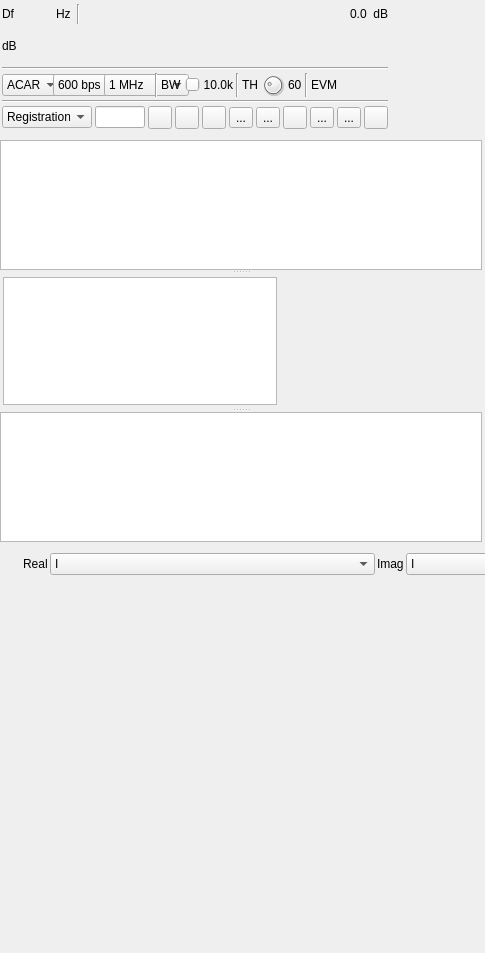
<?xml version="1.0" encoding="UTF-8"?>
<ui version="4.0">
 <class>AcarsDemodGUI</class>
 <widget class="RollupContents" name="AcarsDemodGUI">
  <property name="geometry">
   <rect>
    <x>0</x>
    <y>0</y>
    <width>485</width>
    <height>953</height>
   </rect>
  </property>
  <property name="sizePolicy">
   <sizepolicy hsizetype="Expanding" vsizetype="Expanding">
    <horstretch>0</horstretch>
    <verstretch>0</verstretch>
   </sizepolicy>
  </property>
  <property name="minimumSize">
   <size>
    <width>352</width>
    <height>0</height>
   </size>
  </property>
  <property name="font">
   <font>
    <pointsize>9</pointsize>
   </font>
  </property>
  <property name="focusPolicy">
   <enum>Qt::FocusPolicy::StrongFocus</enum>
  </property>
  <property name="windowTitle">
   <string>ACARS Demodulator</string>
  </property>
  <property name="statusTip">
   <string>ACARS Demodulator</string>
  </property>
  <widget class="QWidget" name="settingsContainer" native="true">
   <property name="geometry">
    <rect>
     <x>0</x>
     <y>0</y>
     <width>390</width>
     <height>131</height>
    </rect>
   </property>
   <property name="minimumSize">
    <size>
     <width>350</width>
     <height>0</height>
    </size>
   </property>
   <property name="windowTitle">
    <string>Settings</string>
   </property>
   <layout class="QVBoxLayout" name="verticalLayout">
    <property name="spacing">
     <number>3</number>
    </property>
    <property name="leftMargin">
     <number>2</number>
    </property>
    <property name="topMargin">
     <number>2</number>
    </property>
    <property name="rightMargin">
     <number>2</number>
    </property>
    <property name="bottomMargin">
     <number>2</number>
    </property>
    <item>
     <layout class="QHBoxLayout" name="powLayout">
      <property name="topMargin">
       <number>2</number>
      </property>
      <item>
       <widget class="QLabel" name="deltaFrequencyLabel">
        <property name="minimumSize">
         <size>
          <width>16</width>
          <height>0</height>
         </size>
        </property>
        <property name="text">
         <string>Df</string>
        </property>
       </widget>
      </item>
      <item>
       <widget class="ValueDialZ" name="deltaFrequency" native="true">
        <property name="sizePolicy">
         <sizepolicy hsizetype="Maximum" vsizetype="Maximum">
          <horstretch>0</horstretch>
          <verstretch>0</verstretch>
         </sizepolicy>
        </property>
        <property name="minimumSize">
         <size>
          <width>32</width>
          <height>16</height>
         </size>
        </property>
        <property name="font">
         <font>
          <pointsize>12</pointsize>
         </font>
        </property>
        <property name="cursor">
         <cursorShape>PointingHandCursor</cursorShape>
        </property>
        <property name="focusPolicy">
         <enum>Qt::FocusPolicy::StrongFocus</enum>
        </property>
        <property name="toolTip">
         <string>Demod shift frequency from center in Hz</string>
        </property>
       </widget>
      </item>
      <item>
       <widget class="QLabel" name="deltaUnits">
        <property name="text">
         <string>Hz </string>
        </property>
       </widget>
      </item>
      <item>
       <widget class="Line" name="line">
        <property name="orientation">
         <enum>Qt::Orientation::Vertical</enum>
        </property>
       </widget>
      </item>
      <item>
       <spacer name="horizontalSpacer">
        <property name="orientation">
         <enum>Qt::Orientation::Horizontal</enum>
        </property>
        <property name="sizeHint" stdset="0">
         <size>
          <width>40</width>
          <height>20</height>
         </size>
        </property>
       </spacer>
      </item>
      <item>
       <layout class="QHBoxLayout" name="channelPowerLayout">
        <item>
         <widget class="QLabel" name="channelPower">
          <property name="toolTip">
           <string>Channel power</string>
          </property>
          <property name="layoutDirection">
           <enum>Qt::LayoutDirection::RightToLeft</enum>
          </property>
          <property name="text">
           <string>0.0</string>
          </property>
         </widget>
        </item>
        <item>
         <widget class="QLabel" name="channelPowerUnits">
          <property name="text">
           <string> dB</string>
          </property>
         </widget>
        </item>
       </layout>
      </item>
     </layout>
    </item>
    <item>
     <layout class="QHBoxLayout" name="powerLayout">
      <item>
       <widget class="QLabel" name="channelPowerMeterUnits">
        <property name="text">
         <string>dB</string>
        </property>
       </widget>
      </item>
      <item>
       <widget class="LevelMeterSignalDB" name="channelPowerMeter" native="true">
        <property name="sizePolicy">
         <sizepolicy hsizetype="Expanding" vsizetype="MinimumExpanding">
          <horstretch>0</horstretch>
          <verstretch>0</verstretch>
         </sizepolicy>
        </property>
        <property name="minimumSize">
         <size>
          <width>0</width>
          <height>24</height>
         </size>
        </property>
        <property name="font">
         <font>
          <pointsize>8</pointsize>
         </font>
        </property>
        <property name="toolTip">
         <string>Level meter (dB) top trace: average, bottom trace: instantaneous peak, tip: peak hold</string>
        </property>
       </widget>
      </item>
     </layout>
    </item>
    <item>
     <widget class="Line" name="line_5">
      <property name="orientation">
       <enum>Qt::Orientation::Horizontal</enum>
      </property>
     </widget>
    </item>
    <item>
     <layout class="QHBoxLayout" name="phySettingsLayout">
      <item>
       <widget class="QComboBox" name="mode">
        <property name="minimumSize">
         <size>
          <width>60</width>
          <height>0</height>
         </size>
        </property>
        <property name="toolTip">
         <string>Mode: ACARS (2400 baud MSK), VDL Mode 2 (10500 baud D8PSK), HFDL (1800 baud PSK; tune to the published channel frequency) Aero (Inmarsat Classic Aero, L band satellite) or Iridium (L band satellite, burst DQPSK - prototype: ring alert and short burst data frames are decoded, ACARS reassembly untested)</string>
        </property>
        <item>
         <property name="text">
          <string>ACARS</string>
         </property>
        </item>
        <item>
         <property name="text">
          <string>VDL-2</string>
         </property>
        </item>
        <item>
         <property name="text">
          <string>HFDL</string>
         </property>
        </item>
        <item>
         <property name="text">
          <string>Aero</string>
         </property>
        </item>
        <item>
         <property name="text">
          <string>Iridium</string>
         </property>
        </item>
       </widget>
      </item>
      <item>
       <widget class="QComboBox" name="aeroChannel">
        <property name="minimumSize">
         <size>
          <width>85</width>
          <height>0</height>
         </size>
        </property>
        <property name="toolTip">
         <string>Aero rate and channel. Unlike HFDL these are properties of the frequency tuned, not something the receiver can detect. P is the ground station's continuous stream, R and T are bursts from the aircraft.</string>
        </property>
        <item>
         <property name="text">
          <string>600 bps P</string>
         </property>
        </item>
        <item>
         <property name="text">
          <string>1200 bps P</string>
         </property>
        </item>
        <item>
         <property name="text">
          <string>10500 bps P</string>
         </property>
        </item>
        <item>
         <property name="text">
          <string>600 bps R</string>
         </property>
        </item>
        <item>
         <property name="text">
          <string>1200 bps R</string>
         </property>
        </item>
        <item>
         <property name="text">
          <string>600 bps T</string>
         </property>
        </item>
        <item>
         <property name="text">
          <string>1200 bps T</string>
         </property>
        </item>
       </widget>
      </item>
      <item>
       <widget class="QComboBox" name="iridiumBandwidth">
        <property name="minimumSize">
         <size>
          <width>85</width>
          <height>0</height>
         </size>
        </property>
        <property name="toolTip">
         <string>How much of the band the Iridium scanner covers. Iridium assigns a duplex channel when a call is set up, out of about 240 across 7 MHz, so watching a single channel sees only a few percent of the traffic. The whole width is split into channels and a receiver run on each, which costs proportionally more CPU. There is no point choosing a width the device cannot supply.</string>
        </property>
        <item>
         <property name="text">
          <string>1 MHz</string>
         </property>
        </item>
        <item>
         <property name="text">
          <string>2 MHz</string>
         </property>
        </item>
        <item>
         <property name="text">
          <string>4 MHz</string>
         </property>
        </item>
        <item>
         <property name="text">
          <string>8 MHz</string>
         </property>
        </item>
       </widget>
      </item>
      <item>
       <spacer name="horizontalSpacer_2">
        <property name="orientation">
         <enum>Qt::Orientation::Horizontal</enum>
        </property>
        <property name="sizeHint" stdset="0">
         <size>
          <width>40</width>
          <height>20</height>
         </size>
        </property>
       </spacer>
      </item>
      <item>
       <widget class="Line" name="line_4">
        <property name="orientation">
         <enum>Qt::Orientation::Vertical</enum>
        </property>
       </widget>
      </item>
      <item>
       <widget class="QLabel" name="rfBWLabel">
        <property name="text">
         <string>BW</string>
        </property>
       </widget>
      </item>
      <item>
       <widget class="QSlider" name="rfBW">
        <property name="sizePolicy">
         <sizepolicy hsizetype="Expanding" vsizetype="Minimum">
          <horstretch>0</horstretch>
          <verstretch>0</verstretch>
         </sizepolicy>
        </property>
        <property name="minimumSize">
         <size>
          <width>0</width>
          <height>0</height>
         </size>
        </property>
        <property name="toolTip">
         <string>RF bandwidth</string>
        </property>
        <property name="minimum">
         <number>10</number>
        </property>
        <property name="maximum">
         <number>400</number>
        </property>
        <property name="pageStep">
         <number>1</number>
        </property>
        <property name="value">
         <number>100</number>
        </property>
        <property name="orientation">
         <enum>Qt::Orientation::Horizontal</enum>
        </property>
       </widget>
      </item>
      <item>
       <widget class="QLabel" name="rfBWText">
        <property name="minimumSize">
         <size>
          <width>30</width>
          <height>0</height>
         </size>
        </property>
        <property name="text">
         <string>10.0k</string>
        </property>
        <property name="alignment">
         <set>Qt::AlignmentFlag::AlignRight|Qt::AlignmentFlag::AlignTrailing|Qt::AlignmentFlag::AlignVCenter</set>
        </property>
       </widget>
      </item>
      <item>
       <widget class="Line" name="line_2">
        <property name="orientation">
         <enum>Qt::Orientation::Vertical</enum>
        </property>
       </widget>
      </item>
      <item>
       <widget class="QLabel" name="thresholdLabel">
        <property name="text">
         <string>TH</string>
        </property>
       </widget>
      </item>
      <item>
       <widget class="QDial" name="threshold">
        <property name="maximumSize">
         <size>
          <width>24</width>
          <height>24</height>
         </size>
        </property>
        <property name="toolTip">
         <string>Pre-key detection threshold, as depth of 2400 Hz modulation (hundredths)</string>
        </property>
        <property name="minimum">
         <number>0</number>
        </property>
        <property name="maximum">
         <number>100</number>
        </property>
        <property name="singleStep">
         <number>1</number>
        </property>
        <property name="pageStep">
         <number>5</number>
        </property>
        <property name="value">
         <number>25</number>
        </property>
       </widget>
      </item>
      <item>
       <widget class="QLabel" name="thresholdText">
        <property name="text">
         <string>60</string>
        </property>
       </widget>
      </item>
      <item>
       <widget class="Line" name="line_7">
        <property name="orientation">
         <enum>Qt::Orientation::Vertical</enum>
        </property>
       </widget>
      </item>
      <item>
       <widget class="QLabel" name="qualityLabel">
        <property name="text">
         <string>EVM</string>
        </property>
       </widget>
      </item>
      <item>
       <widget class="QLabel" name="quality">
        <property name="minimumSize">
         <size>
          <width>90</width>
          <height>0</height>
         </size>
        </property>
        <property name="toolTip">
         <string>Aero link quality, averaged over the last few seconds. EVM is the RMS error vector magnitude of the coherent detector, from the in-phase component only - the quadrature axis of an MSK symbol carries the other arm's crosstalk and says nothing about signal quality. SU is the fraction of signal units whose CRC passes, which is what actually decides whether a message can be reassembled: a ten unit message needs every one of them</string>
        </property>
        <property name="text">
         <string/>
        </property>
       </widget>
      </item>
     </layout>
    </item>
    <item>
     <widget class="Line" name="line_3">
      <property name="orientation">
       <enum>Qt::Orientation::Horizontal</enum>
      </property>
     </widget>
    </item>
    <item>
     <layout class="QHBoxLayout" name="filterLayout">
      <item>
       <widget class="QComboBox" name="filter">
        <property name="minimumSize">
         <size>
          <width>90</width>
          <height>0</height>
         </size>
        </property>
        <property name="toolTip">
         <string>Column to filter</string>
        </property>
        <item>
         <property name="text">
          <string>Registration</string>
         </property>
        </item>
        <item>
         <property name="text">
          <string>Flight</string>
         </property>
        </item>
        <item>
         <property name="text">
          <string>Label</string>
         </property>
        </item>
        <item>
         <property name="text">
          <string>Message</string>
         </property>
        </item>
       </widget>
      </item>
      <item>
       <widget class="QLineEdit" name="filterPattern">
        <property name="toolTip">
         <string>Display only messages where the selected column matches the specified regular expression</string>
        </property>
        <property name="text">
         <string/>
        </property>
       </widget>
      </item>
      <item>
       <spacer name="horizontalSpacer_3">
        <property name="orientation">
         <enum>Qt::Orientation::Horizontal</enum>
        </property>
        <property name="sizeHint" stdset="0">
         <size>
          <width>40</width>
          <height>20</height>
         </size>
        </property>
       </spacer>
      </item>
      <item>
       <widget class="ButtonSwitch" name="udpEnabled">
        <property name="toolTip">
         <string>Forward received packets over UDP. Right click to set the destination address and port</string>
        </property>
        <property name="text">
         <string/>
        </property>
        <property name="icon">
         <iconset resource="acarsdemodicons.qrc">
          <normaloff>:/icons/forward.png</normaloff>:/icons/forward.png</iconset>
        </property>
        <property name="checkable">
         <bool>true</bool>
        </property>
       </widget>
      </item>
      <item>
       <widget class="ButtonSwitch" name="noInfo">
        <property name="toolTip">
         <string>Hide frames that carry no usable information: VDL-2 supervisory and link management responses (RR, RNR, REJ, SREJ, DM, DISC, UA, FRMR, U) and Aero satellite housekeeping (system tables, EIRP table, fill-in and reserved signal units). Checked by default. Uncheck to show every frame received, including those already hidden</string>
        </property>
        <property name="text">
         <string/>
        </property>
        <property name="icon">
         <iconset resource="../../../sdrgui/resources/res.qrc">
          <normaloff>:/hide.png</normaloff>:/hide.png</iconset>
        </property>
        <property name="checkable">
         <bool>true</bool>
        </property>
       </widget>
      </item>
      <item>
       <widget class="ButtonSwitch" name="displayChart">
        <property name="toolTip">
         <string>Display chart of frames received per second. Right click to clear the data</string>
        </property>
        <property name="text">
         <string/>
        </property>
        <property name="icon">
         <iconset resource="acarsdemodicons.qrc">
          <normaloff>:/icons/chart.png</normaloff>:/icons/chart.png</iconset>
        </property>
        <property name="checkable">
         <bool>true</bool>
        </property>
       </widget>
      </item>
      <item>
       <widget class="QToolButton" name="gsTable">
        <property name="toolTip">
         <string>Display HFDL ground stations and their frequencies, as heard in squitters. Right click a row to find the station on the Map or tune to its frequency</string>
        </property>
        <property name="text">
         <string>...</string>
        </property>
        <property name="icon">
         <iconset resource="acarsdemodicons.qrc">
          <normaloff>:/icons/gs.png</normaloff>:/icons/gs.png</iconset>
        </property>
       </widget>
      </item>
      <item>
       <widget class="QToolButton" name="getOSNDB">
        <property name="toolTip">
         <string>Download the latest aircraft database (45MB)</string>
        </property>
        <property name="text">
         <string>...</string>
        </property>
        <property name="icon">
         <iconset resource="acarsdemodicons.qrc">
          <normaloff>:/icons/aircraft.png</normaloff>:/icons/aircraft.png</iconset>
        </property>
       </widget>
      </item>
      <item>
       <widget class="ButtonSwitch" name="logEnable">
        <property name="maximumSize">
         <size>
          <width>24</width>
          <height>16777215</height>
         </size>
        </property>
        <property name="toolTip">
         <string>Start/stop logging of received messages to .csv file</string>
        </property>
        <property name="text">
         <string/>
        </property>
        <property name="icon">
         <iconset resource="../../../sdrgui/resources/res.qrc">
          <normaloff>:/record_off.png</normaloff>:/record_off.png</iconset>
        </property>
       </widget>
      </item>
      <item>
       <widget class="QToolButton" name="logFilename">
        <property name="toolTip">
         <string>Set log .csv filename</string>
        </property>
        <property name="text">
         <string>...</string>
        </property>
        <property name="icon">
         <iconset resource="../../../sdrgui/resources/res.qrc">
          <normaloff>:/save.png</normaloff>:/save.png</iconset>
        </property>
        <property name="checkable">
         <bool>false</bool>
        </property>
       </widget>
      </item>
      <item>
       <widget class="QToolButton" name="logOpen">
        <property name="toolTip">
         <string>Read data from .csv log file</string>
        </property>
        <property name="text">
         <string>...</string>
        </property>
        <property name="icon">
         <iconset resource="../../../sdrgui/resources/res.qrc">
          <normaloff>:/load.png</normaloff>:/load.png</iconset>
        </property>
        <property name="checkable">
         <bool>false</bool>
        </property>
       </widget>
      </item>
      <item>
       <widget class="QToolButton" name="clearTable">
        <property name="toolTip">
         <string>Clear packets from table</string>
        </property>
        <property name="text">
         <string/>
        </property>
        <property name="icon">
         <iconset resource="../../../sdrgui/resources/res.qrc">
          <normaloff>:/bin.png</normaloff>:/bin.png</iconset>
        </property>
       </widget>
      </item>
     </layout>
    </item>
   </layout>
  </widget>
  <widget class="QWidget" name="dataContainer" native="true">
   <property name="geometry">
    <rect>
     <x>0</x>
     <y>140</y>
     <width>482</width>
     <height>402</height>
    </rect>
   </property>
   <property name="sizePolicy">
    <sizepolicy hsizetype="Expanding" vsizetype="Expanding">
     <horstretch>0</horstretch>
     <verstretch>0</verstretch>
    </sizepolicy>
   </property>
   <property name="windowTitle">
    <string>Received Packets</string>
   </property>
   <layout class="QVBoxLayout" name="verticalLayout_2">
    <property name="leftMargin">
     <number>0</number>
    </property>
    <property name="topMargin">
     <number>0</number>
    </property>
    <property name="rightMargin">
     <number>0</number>
    </property>
    <property name="bottomMargin">
     <number>0</number>
    </property>
    <item>
     <widget class="QSplitter" name="splitter">
      <property name="sizePolicy">
       <sizepolicy hsizetype="Expanding" vsizetype="Expanding">
        <horstretch>0</horstretch>
        <verstretch>0</verstretch>
       </sizepolicy>
      </property>
      <property name="orientation">
       <enum>Qt::Orientation::Vertical</enum>
      </property>
      <widget class="QTableView" name="messages">
       <property name="editTriggers">
        <set>QAbstractItemView::EditTrigger::NoEditTriggers</set>
       </property>
       <property name="selectionMode">
        <enum>QAbstractItemView::SelectionMode::SingleSelection</enum>
       </property>
       <property name="selectionBehavior">
        <enum>QAbstractItemView::SelectionBehavior::SelectRows</enum>
       </property>
      </widget>
      <widget class="QWidget" name="decodeContainer" native="true">
       <layout class="QHBoxLayout" name="horizontalLayout">
        <property name="spacing">
         <number>2</number>
        </property>
        <property name="leftMargin">
         <number>3</number>
        </property>
        <property name="topMargin">
         <number>3</number>
        </property>
        <property name="rightMargin">
         <number>3</number>
        </property>
        <property name="bottomMargin">
         <number>3</number>
        </property>
        <item>
         <widget class="AcarsMessageView" name="decode">
          <property name="toolTip">
           <string>Decode of the currently selected message</string>
          </property>
          <property name="readOnly">
           <bool>true</bool>
          </property>
         </widget>
        </item>
        <item>
         <layout class="QVBoxLayout" name="photoLayout">
          <property name="spacing">
           <number>4</number>
          </property>
          <item>
           <layout class="QHBoxLayout" name="photoHeaderLayout">
            <property name="spacing">
             <number>4</number>
            </property>
            <item>
             <widget class="QLabel" name="photoHeader">
              <property name="sizePolicy">
               <sizepolicy hsizetype="Preferred" vsizetype="Preferred">
                <horstretch>0</horstretch>
                <verstretch>0</verstretch>
               </sizepolicy>
              </property>
              <property name="text">
               <string/>
              </property>
              <property name="alignment">
               <set>Qt::AlignmentFlag::AlignLeading|Qt::AlignmentFlag::AlignLeft|Qt::AlignmentFlag::AlignVCenter</set>
              </property>
             </widget>
            </item>
            <item>
             <widget class="QLabel" name="photoFlag">
              <property name="sizePolicy">
               <sizepolicy hsizetype="Minimum" vsizetype="Preferred">
                <horstretch>0</horstretch>
                <verstretch>0</verstretch>
               </sizepolicy>
              </property>
              <property name="text">
               <string/>
              </property>
              <property name="alignment">
               <set>Qt::AlignmentFlag::AlignRight|Qt::AlignmentFlag::AlignTrailing|Qt::AlignmentFlag::AlignVCenter</set>
              </property>
             </widget>
            </item>
           </layout>
          </item>
          <item>
           <widget class="ClickableLabel" name="photo">
            <property name="text">
             <string/>
            </property>
           </widget>
          </item>
          <item>
           <widget class="QLabel" name="flightDetails">
            <property name="minimumSize">
             <size>
              <width>200</width>
              <height>0</height>
             </size>
            </property>
            <property name="maximumSize">
             <size>
              <width>200</width>
              <height>16777215</height>
             </size>
            </property>
            <property name="text">
             <string/>
            </property>
            <property name="textFormat">
             <enum>Qt::TextFormat::RichText</enum>
            </property>
            <property name="alignment">
             <set>Qt::AlignmentFlag::AlignCenter</set>
            </property>
           </widget>
          </item>
          <item>
           <widget class="QLabel" name="aircraftDetails">
            <property name="sizePolicy">
             <sizepolicy hsizetype="Fixed" vsizetype="Preferred">
              <horstretch>0</horstretch>
              <verstretch>0</verstretch>
             </sizepolicy>
            </property>
            <property name="minimumSize">
             <size>
              <width>200</width>
              <height>0</height>
             </size>
            </property>
            <property name="maximumSize">
             <size>
              <width>200</width>
              <height>16777215</height>
             </size>
            </property>
            <property name="text">
             <string/>
            </property>
            <property name="textFormat">
             <enum>Qt::TextFormat::RichText</enum>
            </property>
            <property name="alignment">
             <set>Qt::AlignmentFlag::AlignLeading|Qt::AlignmentFlag::AlignLeft|Qt::AlignmentFlag::AlignVCenter</set>
            </property>
           </widget>
          </item>
          <item>
           <spacer name="photoVerticalSpacer">
            <property name="orientation">
             <enum>Qt::Orientation::Vertical</enum>
            </property>
            <property name="sizeHint" stdset="0">
             <size>
              <width>0</width>
              <height>40</height>
             </size>
            </property>
           </spacer>
          </item>
         </layout>
        </item>
       </layout>
      </widget>
      <widget class="QChartView" name="chart">
       <property name="minimumSize">
        <size>
         <width>0</width>
         <height>100</height>
        </size>
       </property>
       <property name="toolTip">
        <string>Chart of frames received per second</string>
       </property>
      </widget>
     </widget>
    </item>
   </layout>
  </widget>
  <widget class="QWidget" name="scopeContainer" native="true">
   <property name="geometry">
    <rect>
     <x>20</x>
     <y>550</y>
     <width>714</width>
     <height>341</height>
    </rect>
   </property>
   <property name="minimumSize">
    <size>
     <width>714</width>
     <height>0</height>
    </size>
   </property>
   <property name="windowTitle">
    <string>Waveforms</string>
   </property>
   <layout class="QVBoxLayout" name="transmittedLayout_2">
    <property name="spacing">
     <number>2</number>
    </property>
    <property name="leftMargin">
     <number>3</number>
    </property>
    <property name="topMargin">
     <number>3</number>
    </property>
    <property name="rightMargin">
     <number>3</number>
    </property>
    <property name="bottomMargin">
     <number>3</number>
    </property>
    <item>
     <layout class="QHBoxLayout" name="scopelLayout">
      <item>
       <widget class="QLabel" name="label_2">
        <property name="text">
         <string>Real</string>
        </property>
       </widget>
      </item>
      <item>
       <widget class="QComboBox" name="channel1">
        <property name="sizePolicy">
         <sizepolicy hsizetype="Expanding" vsizetype="Fixed">
          <horstretch>0</horstretch>
          <verstretch>0</verstretch>
         </sizepolicy>
        </property>
        <item>
         <property name="text">
          <string>I</string>
         </property>
        </item>
        <item>
         <property name="text">
          <string>Q</string>
         </property>
        </item>
        <item>
         <property name="text">
          <string>MagSq</string>
         </property>
        </item>
        <item>
         <property name="text">
          <string>Envelope</string>
         </property>
        </item>
        <item>
         <property name="text">
          <string>PreKeyRatio</string>
         </property>
        </item>
        <item>
         <property name="text">
          <string>Detected</string>
         </property>
        </item>
       </widget>
      </item>
      <item>
       <widget class="QLabel" name="label_3">
        <property name="sizePolicy">
         <sizepolicy hsizetype="Preferred" vsizetype="Preferred">
          <horstretch>0</horstretch>
          <verstretch>0</verstretch>
         </sizepolicy>
        </property>
        <property name="text">
         <string>Imag</string>
        </property>
       </widget>
      </item>
      <item>
       <widget class="QComboBox" name="channel2">
        <property name="sizePolicy">
         <sizepolicy hsizetype="Expanding" vsizetype="Fixed">
          <horstretch>0</horstretch>
          <verstretch>0</verstretch>
         </sizepolicy>
        </property>
        <item>
         <property name="text">
          <string>I</string>
         </property>
        </item>
        <item>
         <property name="text">
          <string>Q</string>
         </property>
        </item>
        <item>
         <property name="text">
          <string>MagSq</string>
         </property>
        </item>
        <item>
         <property name="text">
          <string>Envelope</string>
         </property>
        </item>
        <item>
         <property name="text">
          <string>PreKeyRatio</string>
         </property>
        </item>
        <item>
         <property name="text">
          <string>Detected</string>
         </property>
        </item>
       </widget>
      </item>
     </layout>
    </item>
    <item>
     <widget class="GLScope" name="glScope" native="true">
      <property name="minimumSize">
       <size>
        <width>200</width>
        <height>250</height>
       </size>
      </property>
      <property name="font">
       <font>
        <pointsize>8</pointsize>
       </font>
      </property>
     </widget>
    </item>
    <item>
     <widget class="GLScopeGUI" name="scopeGUI" native="true"/>
    </item>
   </layout>
  </widget>
 </widget>
 <customwidgets>
  <customwidget>
   <class>RollupContents</class>
   <extends>QWidget</extends>
   <header>gui/rollupcontents.h</header>
   <container>1</container>
  </customwidget>
  <customwidget>
   <class>LevelMeterSignalDB</class>
   <extends>QWidget</extends>
   <header>gui/levelmeter.h</header>
   <container>1</container>
  </customwidget>
  <customwidget>
   <class>ValueDialZ</class>
   <extends>QWidget</extends>
   <header>gui/valuedialz.h</header>
   <container>1</container>
  </customwidget>
  <customwidget>
   <class>GLScope</class>
   <extends>QWidget</extends>
   <header>gui/glscope.h</header>
   <container>1</container>
  </customwidget>
  <customwidget>
   <class>GLScopeGUI</class>
   <extends>QWidget</extends>
   <header>gui/glscopegui.h</header>
   <container>1</container>
  </customwidget>
  <customwidget>
   <class>ButtonSwitch</class>
   <extends>QToolButton</extends>
   <header>gui/buttonswitch.h</header>
  </customwidget>
  <customwidget>
   <class>ClickableLabel</class>
   <extends>QLabel</extends>
   <header>gui/clickablelabel.h</header>
  </customwidget>
  <customwidget>
   <class>AcarsMessageView</class>
   <extends>QTextEdit</extends>
   <header>gui/acarsmessageview.h</header>
  </customwidget>
  <customwidget>
   <class>QChartView</class>
   <extends>QGraphicsView</extends>
   <header>QtCharts</header>
  </customwidget>
 </customwidgets>
 <tabstops>
  <tabstop>messages</tabstop>
 </tabstops>
 <resources>
  <include location="../../../sdrgui/resources/res.qrc"/>
  <include location="acarsdemodicons.qrc"/>
 </resources>
 <connections/>
</ui>
